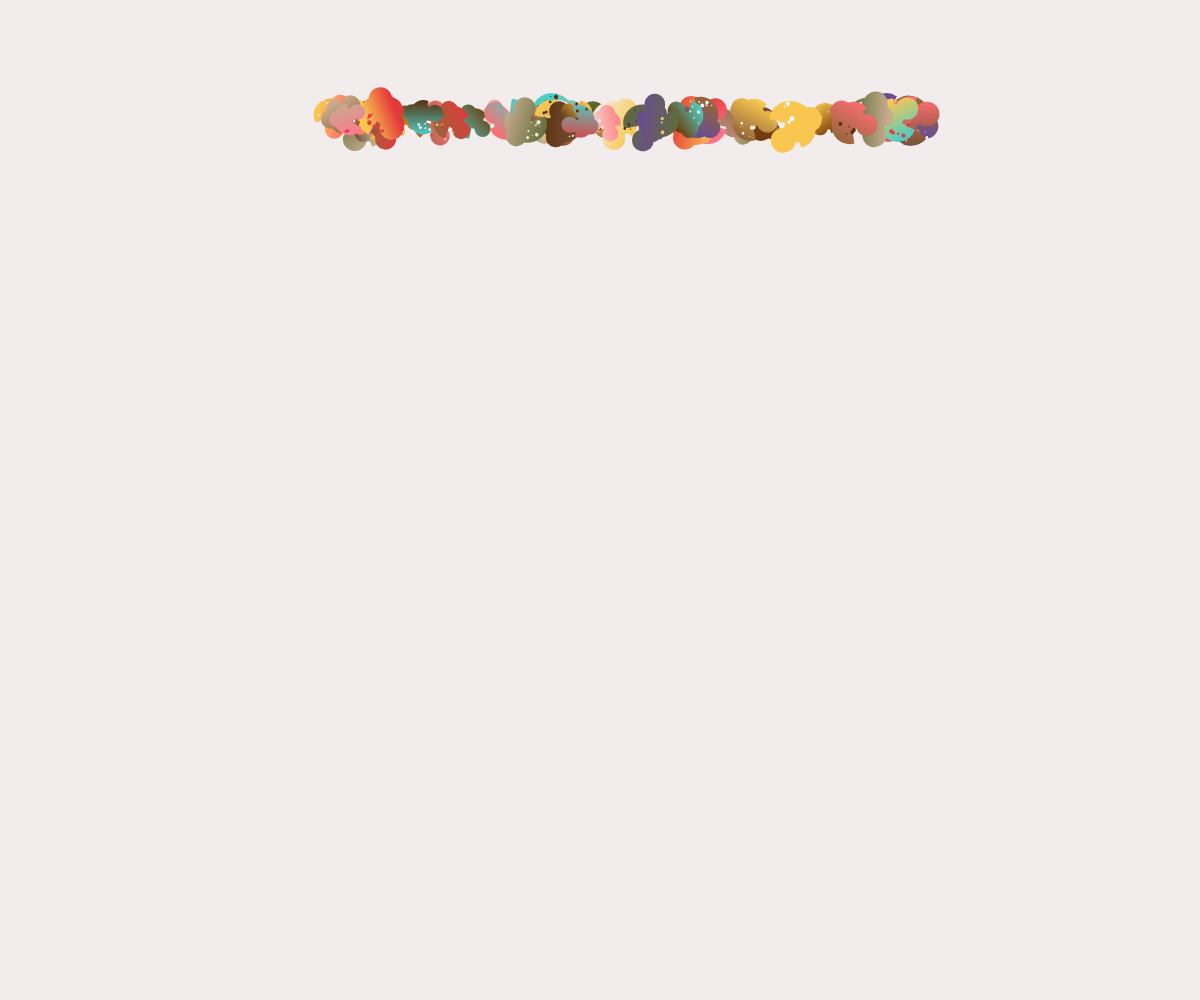
Frame 1 (no input)
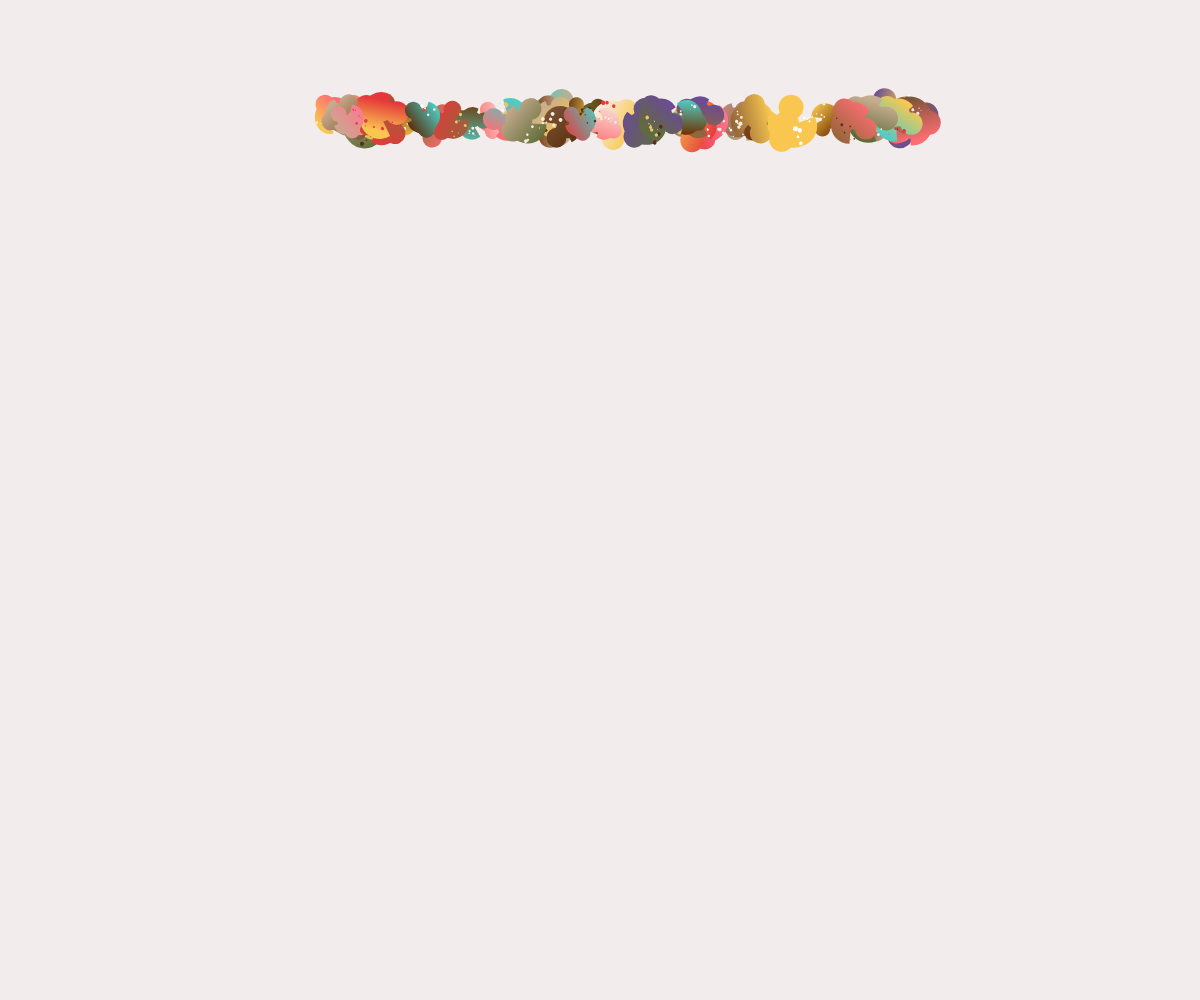
Frame 60 (no input)
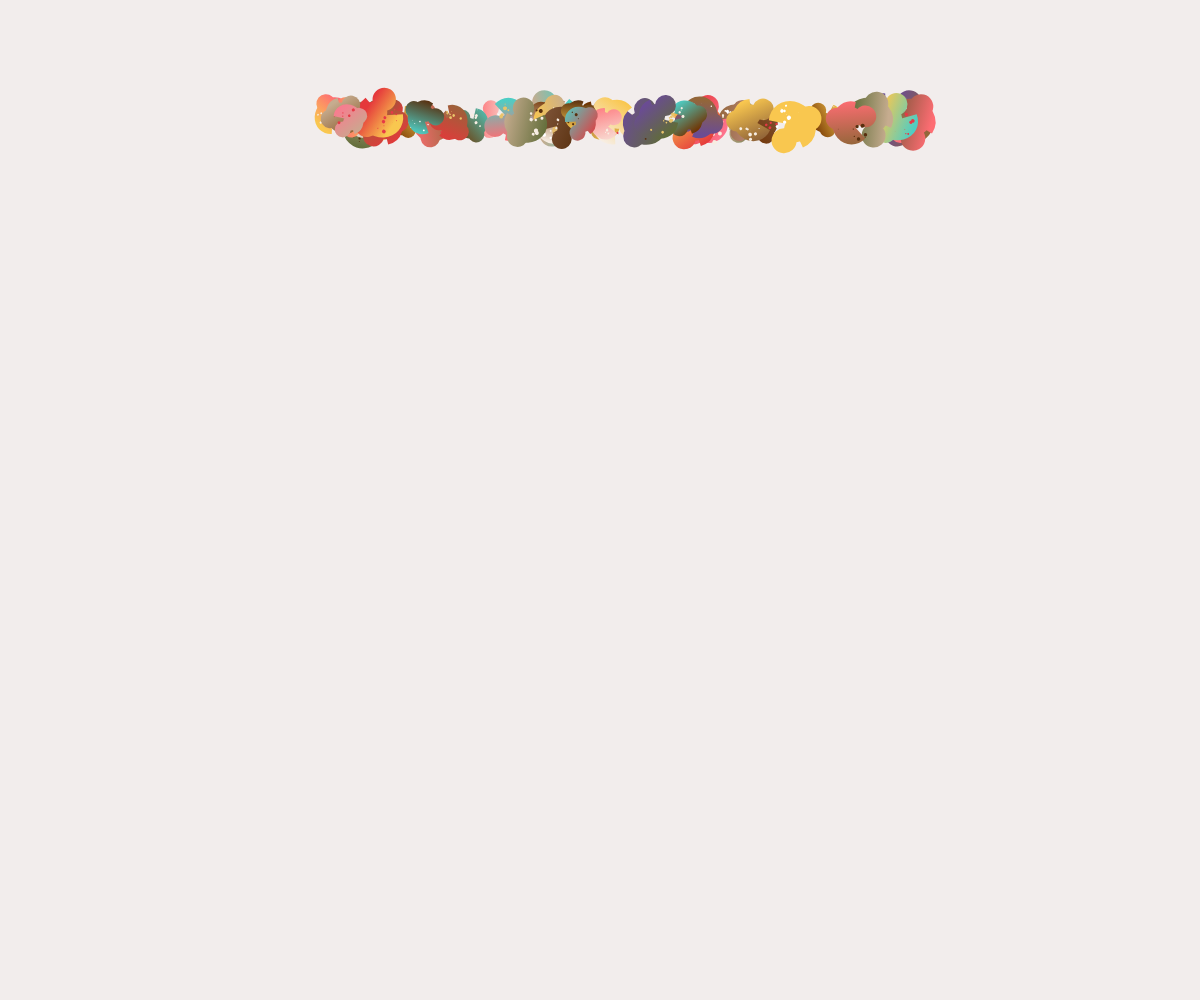
Frame 120 (the mouse pressed at the canvas centre since frame 60)

The p5.js sketch that drew these frames (run headless with seeded random() and noise() and a simulated clock; from frame 60 on, the mouse is pressed at the canvas centre):

// p5.js sketch
// ── sketch.js
let bg = ["#F2EDEC"];

//var gradationpallet1 ="7f5539-606c38-ff758f-f7ede2-936639-4ecdc4-f9c74f".split("-").map(a=>"#"+a)
//var gradationpallet2 ="582f0e-c6ac8f-fe6d73-713200-bd897e-f9c74f-6a4c93-e5383b".split("-").map(a=>"#"+a)
//var color ="e9c46a-e63946-f7ede2-ffffff-582f0e".split("-").map(a=>"#"+a)
let topping = ["#e9c46a", "#e63946", "#f7ede2", "#ffffff", "#582f0e"];
// グラデーションの色　上, 下
let gradationpallet1 = [
  "#7f5539",
  "#606c38",
  "#ff758f",
  "#f7ede2",
  "#936639",
  "#4ecdc4",
  "#f9c74f",
];
let gradationpallet2 = [
  "#582f0e",
  "#c6ac8f",
  "#fe6d73",
  "#713200",
  "#bd897e",
  "#f9c74f",
  "#6a4c93",
  "#e5383b",
];

//let cx = this.x + this.w / 2;
//let cy = this.y + this.h / 2;
//let d = h;
//let d = this.h;
var ices = []
var ice


class ice_class{  //宣告一個ice_class物件，
  constructor(args){  //描述物件的初始值，只有設定物件的資料內容   
    this.p =args.p || {x:width/2,y:height/2};
    this.w =args.w ||random(30,50)
    this.h =args.h ||random(30,50)
    this.d =args.d ||random(30,50)
    this.v = args.v || {x:random(-2,2),y:random(-2,2)}
    this.gdcolor1 = random(gradationpallet1);
    this.gdcolor2 = random(gradationpallet2);
    this.color = random(topping)
    //this.gradient=[this.w / 2,-this.h / 2,this.w / 2,this.h / 2]
  }
  draw(){   //畫出物件畫面的程式碼，一個物件繪出的程式碼    
    push();
    translate(this.p.x + this.w / 2, this.p.y + this.h / 2);
      rotate(random(-20, 20));

      //　どこからどこにかけてのグラデーションか
      let gradient = drawingContext.createLinearGradient(
        this.w / 2,
        -this.h / 2,
        this.w / 2,
        this.h / 2
      );

      // グラデーションの色(gradationpalletからランダムに決定)
      let gdcolor1 = random(gradationpallet1);
      let gdcolor2 = random(gradationpallet2);

      // グラデーションの設定(0～1 の間のどこに, その色を置く)
      gradient.addColorStop(0, this.gdcolor1);
      gradient.addColorStop(1, this.gdcolor2);

      // このグラデーションで塗りつぶす

      noStroke();
      drawingContext.fillStyle = gradient;
      //fill(this.gdcolor1)

      arc(0, 0, this.d * 0.9, this.d, 180, 360);

      circle(0, this.d / 8, this.d / 2);
      circle(this.d / 3, this.d / 8, this.d / 2);
      circle(-this.d / 3, this.d / 8, this.d / 2);

      for (let n = 0; n < this.d / 5; n++) {
        fill(this.color);
        circle(
          random(-this.d / 3, this.d / 3),
          random(-this.d / 14, -this.d / 2.5),
          random(this.d / 10)
        );
      }

      pop();
  }

 
  update(){  //物件移動更新後的程式碼
  }
}

function setup() {
  createCanvas(windowWidth, windowHeight);
  background(bg);
  for (i=0;i<50;i=i+1){ //產生多個資料
    ice= new ice_class({ 
      //傳一串參數到class內
      p:{x:random(width/2-300,width/2+300),y:100}
    })
    ices.push(ice)
  }
}
function draw() {
  background(bg);
  for(j=0;j<ices.length;j=j+1){
    ice = ices[j]
    ice.draw()
    ice.update()

  }
}
